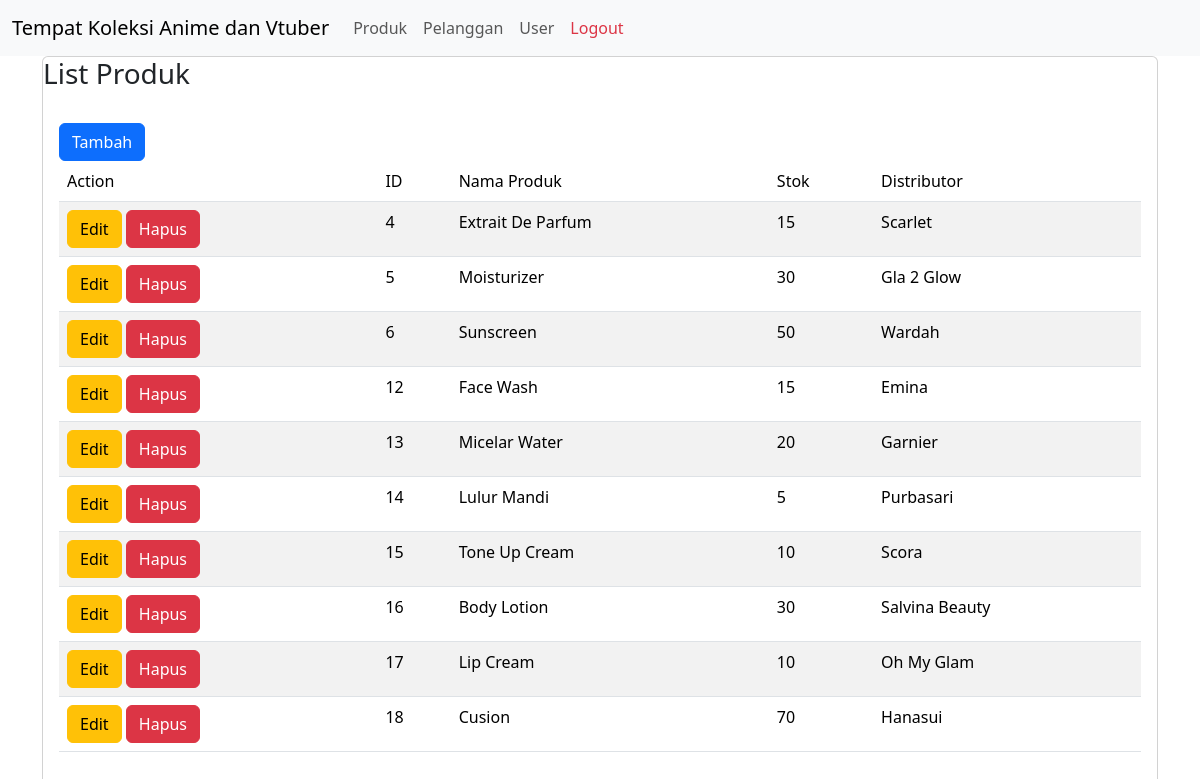
Screenshot of / (signed in) with the database file from the repository.
### tables this page shows
CREATE TABLE `produk` (
  `id_produk` int(11) NOT NULL,
  `nama_produk` varchar(50) DEFAULT NULL,
  `stok` int(11) DEFAULT NULL,
  `distributor` varchar(50) DEFAULT NULL
);

### index.php (the view)
<?php include 'include/header.php';
$result = $conn->query("SELECT * FROM produk");
?>
<div class="container">
    <div class='row'>
        <div class='col-md-12'>
            <div class='card'>
                <div class='card-title'>
                    <h3>List Produk</h3>
                </div>
                <div class='card-body'>
                    <a href="form_produk.php" class="btn btn-primary">Tambah</a>
                    <table class='table table-striped'>
                        <thead>
                            <tr>
                                <td>Action</td>
                                <td>ID</td>
                                <td>Nama Produk</td>
                                <td>Stok</td>
                                <td>Distributor</td>
                            </tr>
                        </thead>
                        <tbody>
                            <?php if($result && $result->num_rows > 0 ) : ?>
                                <?php while($row = $result->fetch_assoc()) : ?>
                                    <tr>
                                        <td>
                                            <a href="edit_produk.php?id_produk=<?= $row['id_produk'] ?>"class="btn btn-warning">Edit</a>
                                            <a href="hapus_produk.php?id_produk=<?= $row['id_produk'] ?>"class="btn btn-danger">Hapus</a>
                                        </td>
                                        <td><?= $row['id_produk'] ?></td>
                                        <td><?= $row['nama_produk'] ?></td>
                                        <td><?= $row['stok'] ?></td>
                                        <td><?= $row['distributor'] ?></td>
                                    </tr>
                                <?php endwhile; ?>
                            <?php else : ?>
                                <tr>
                                    <td colspan='4'>Data Belum Tersedia</td>
                                </tr>
                            <?php endif ?>
                        </tbody>
                    </table>
                </div>
            </div>
        </div>
    </div>
    </div>
<?php include 'include/foother.php'; ?>

### include/header.php (shortened to what this page needs)
<!DOCTYPE html>
<html lang="en">
<head>
    <link href="https://cdn.jsdelivr.net/npm/bootstrap@5.3.8/dist/css/bootstrap.min.css" rel="stylesheet">
</head>
<body>
    <nav class="navbar navbar-expand-lg bg-body-tertiary">
        <div class="container-fluid">
            <a href="index.php" class="navbar-brand">Tempat Koleksi Anime dan Vtuber</a>
            <div class="collapse navbar-collapse" id="navbarSupportContent">
                <ul class="navbar-nav me-auto mb-2-lg-0">
                    <li class="nav-item">
                        <a href="index.php" class="nav-link">Produk</a>
                    </li>
                    <li class="nav-item">
                        <a href="pelanggan.php" class="nav-link">Pelanggan</a>
                    </li>
                     <li class="nav-item">
                        <a href="user.php" class="nav-link">User</a>
                    </li>
                     <li class="nav-item">
                        <a href="logout.php" class="nav-link text-danger">Logout</a>
                    </li>
                </ul>
            </div>
        </div>
    </nav>

### include/foother.php
</body>
</html>

### rows the page displays
produk: id_produk "4", nama_produk "Extrait De Parfum", stok "15", distributor "Scarlet"
produk: id_produk "5", nama_produk "Moisturizer", stok "30", distributor "Gla 2 Glow"
produk: id_produk "6", nama_produk "Sunscreen", stok "50", distributor "Wardah"
produk: id_produk "12", nama_produk "Face Wash", stok "15", distributor "Emina"
produk: id_produk "13", nama_produk "Micelar Water", stok "20", distributor "Garnier"
produk: id_produk "14", nama_produk "Lulur Mandi", stok "5", distributor "Purbasari"
produk: id_produk "15", nama_produk "Tone Up Cream", stok "10", distributor "Scora"
produk: id_produk "16", nama_produk "Body Lotion", stok "30", distributor "Salvina Beauty"
produk: id_produk "17", nama_produk "Lip Cream", stok "10", distributor "Oh My Glam"
produk: id_produk "18", nama_produk "Cusion", stok "70", distributor "Hanasui"
